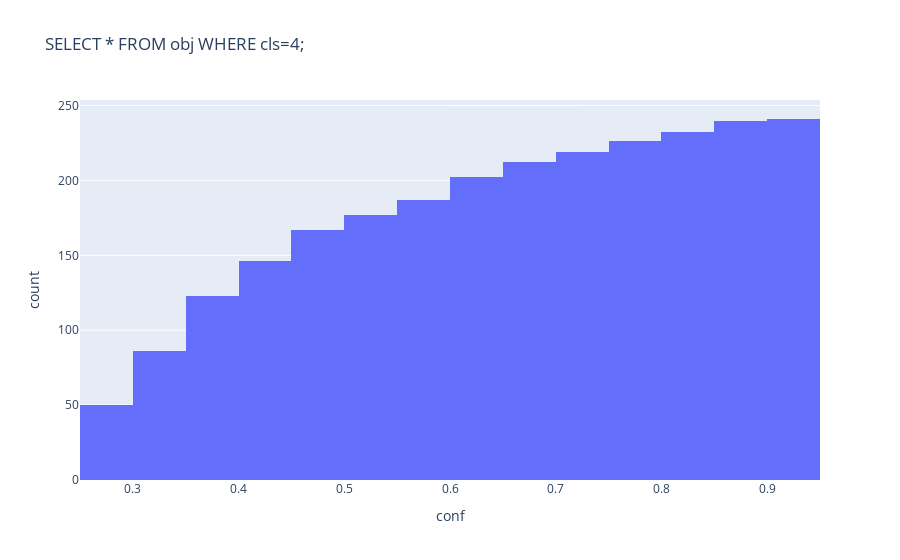

Here is the notebook cell this chart was saved with:
### Code cell
sql = 'SELECT * FROM obj WHERE cls=4;'
df = pd.read_sql_query(sql, sqlite3.connect(DB_PATH))
fig = px.histogram(df, x="conf", cumulative=True, title=sql)
fig.show()

### Figure 1 — Plotly figure (JSON) as saved in the notebook; plotly's stock layout.template omitted (floating-point values rounded to 4 significant figures; data arrays with more than 128 entries replaced by an {"elided": "..."} marker saying what was removed)
{"data": [{"alignmentgroup": "True", "bingroup": "x", "cumulative": {"enabled": true}, "hovertemplate": "conf=%{x}<br>count=%{y}<extra></extra>", "legendgroup": "", "marker": {"color": "#636efa", "pattern": {"shape": ""}}, "name": "", "offsetgroup": "", "orientation": "v", "showlegend": false, "type": "histogram", "x": {"elided": "241 float values"}, "xaxis": "x", "yaxis": "y"}], "layout": {"barmode": "relative", "legend": {"tracegroupgap": 0}, "title": {"text": "SELECT * FROM obj WHERE cls=4;"}, "xaxis": {"anchor": "y", "domain": [0, 1], "title": {"text": "conf"}}, "yaxis": {"anchor": "x", "domain": [0, 1], "title": {"text": "count"}}}}
